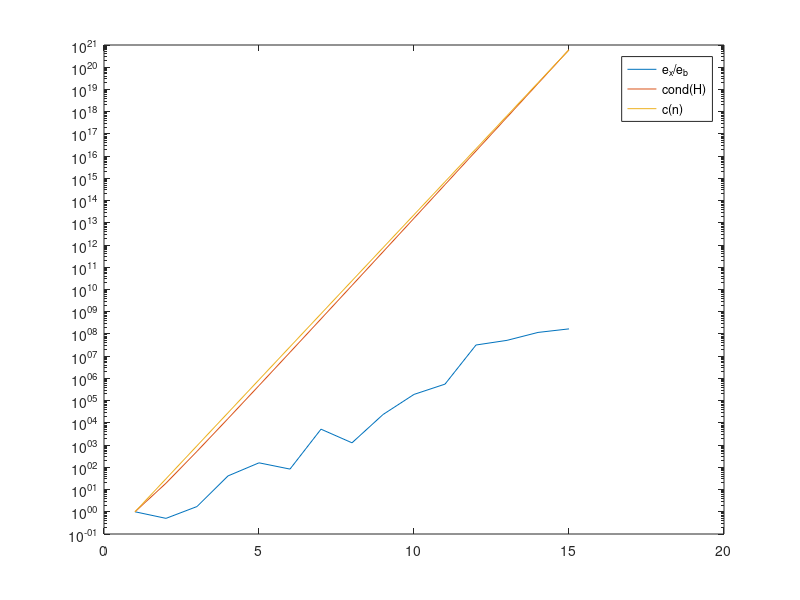

Write the MATLAB code that produced this figure.
% Devin Balian 2791430

clear all;

N = 15; % number of iterations
delta = 1e-5; % maximum disturbance error
e = zeros(N, 1); % ratio of e_x and e_b
cond = zeros(N, 1); % condition number of hilbert matrix

for n = 1:N

    % Hilbert matrix
    H = hilb(n);
    Hinv = invhilb(n);

    % rhs vector
    b = ones(n, 1);
    b_delta = b + rand(n, 1) * delta / sqrt(n);
    e_b = norm(b - b_delta)/norm(b);

    % Solve linear system
    x = H\b;
    x_delta = H\b_delta;
    e_x = norm(x - x_delta)/norm(x);

    % Set error and cond
    e(n) = e_x/e_b;
    cond(n) = norm(H)*norm(Hinv);
end

% Calculate mean value of a (=alpha) for cond(n) = exp(an)*exp(-1) = exp(an-a)
a = mean(diff(log(cond)));
c = exp((1:N) * a - a);

% Plot resuts
semilogy(e)
hold on
semilogy(cond)
semilogy(c)
legend("e_x/e_b", "cond(H)", "c(n)")
